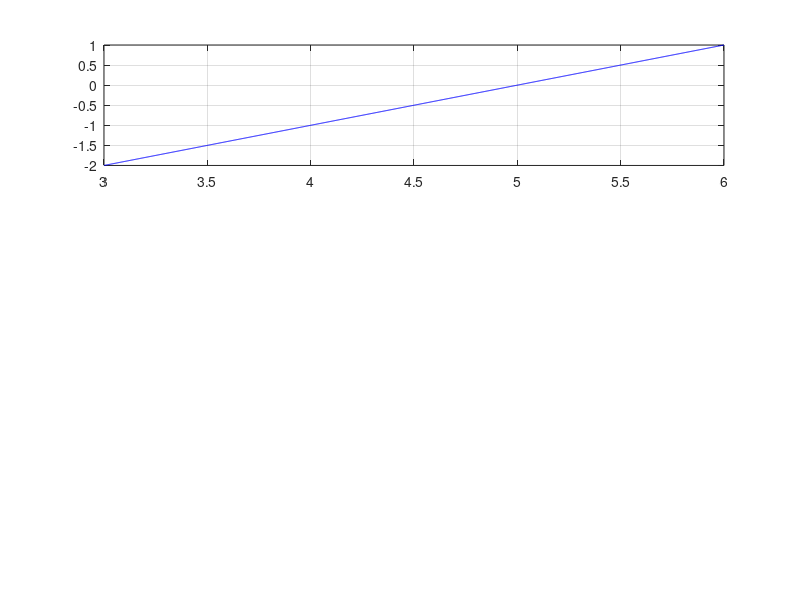

This figure's MATLAB source:
%am modificat perioada semnalului la 6s, deoarece nu am putut obtine panta
%de 1V/s
%2ms
hold on,xlabel('t [s]'),ylabel('A [V]')
x = 0: 0.002: 3;
y = -x+1;
subplot(3,1,1)
plot(x, y, 'b')
x=3:0.002:6;
y = x-5;
plot(x,y,'b'),grid